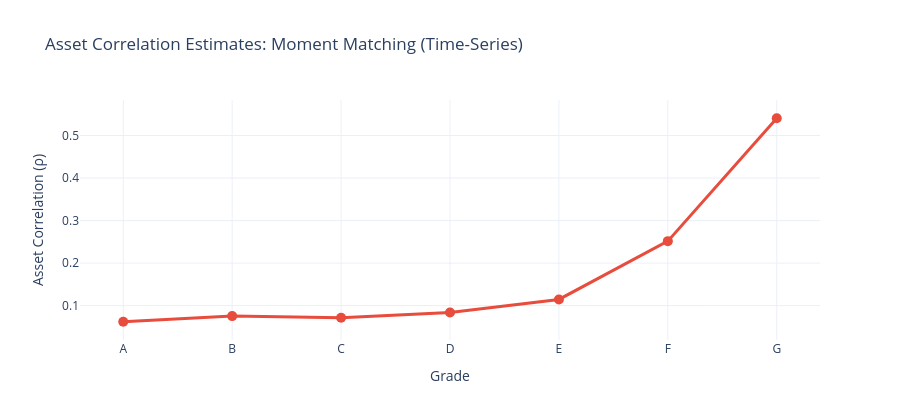

The notebook cell saved with this chart:
### Code cell
fig = go.Figure()

fig.add_trace(go.Scatter(
    x=grades, y=rho_moment,
    mode='lines+markers',
    line=dict(color='#e74c3c', width=3), marker=dict(size=10)
))

fig.update_layout(
    title="Asset Correlation Estimates: Moment Matching (Time-Series)",
    xaxis_title="Grade",
    yaxis_title="Asset Correlation (ρ)",
    template="plotly_white", height=420,
    legend=dict(x=0.6, y=0.95)
)
fig.show()

### Figure 1 — Plotly figure (JSON) as saved in the notebook; plotly's stock layout.template omitted (floating-point values rounded to 4 significant figures)
{"data": [{"line": {"color": "#e74c3c", "width": 3}, "marker": {"size": 10}, "mode": "lines+markers", "type": "scatter", "x": ["A", "B", "C", "D", "E", "F", "G"], "y": [0.06207, 0.07531, 0.07145, 0.08387, 0.1146, 0.2517, 0.5407]}], "layout": {"height": 420, "legend": {"x": 0.6, "y": 0.95}, "title": {"text": "Asset Correlation Estimates: Moment Matching (Time-Series)"}, "xaxis": {"title": {"text": "Grade"}}, "yaxis": {"title": {"text": "Asset Correlation (ρ)"}}}}
